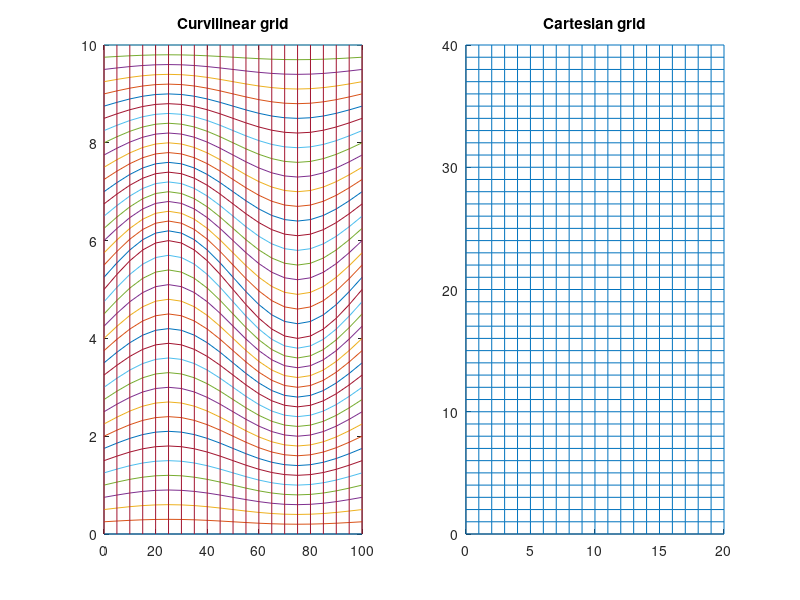

The MATLAB source for this figure:
close all; clc; clear all;
%set(gca,'YDir','normal');
ny=40; %etamber of y lines
nx=20; %etamber of x lines
npml=10;

%Set rang
xmin=0;
xmax=100;
ymin=0;
ymax=10;
ymid=(ymax+ymin)/2;

% dksi=xmax/nx;
% deta=ymax/ny;
% ksipmls=dksi*2*npml;
% etapmls=deta*2*npml;
% xmax=xmax+ksipmls;
% ymax=ymax+etapmls;

x=linspace(xmin,xmax,nx+1);
%argument of sin
phi=2*pi*x/max(x);
%Bottom part
y=sin(phi);
y=ymid+y;
%Top part, shifted by pi to be in phase
y1=-ymid-sin(phi-pi);

%Phys. domain
ksi=zeros(nx+1,ny+1);
eta=zeros(nx+1,ny+1);

%Comp. domain
xx=zeros(nx+1,ny+1);
yy=zeros(nx+1,ny+1);
dxx=1.0;
dyy=1.0;

for i=1:nx+1
    for j=1:ny+1
        xx(i,j)=dxx*(i-1);
        yy(i,j)=dyy*(j-1);
    end
end

%Calculate x-ksi in phys domain
for i=1:nx+1
        ksi(i,:)=x(1,i);
end

%subplot(2,2,2);
cksi=x;  %x in real space
nyr=round((ny)/2);
for i=1:ny+1
    if i<=nyr
        ceta=(i-1)*y/nyr; %y in real space
        eta(:,i)=ceta(1,:);
        %plot(cksi,ceta); hold on  %plot horizontal y lines
    else
        %disp('>');
        ceta=ymax+(ny-i+1)*y1/(ny-nyr); %y in real space
        eta(:,i)=ceta(1,:);
        %plot(cksi,ceta); hold on  %plot horizontal y lines
    end
%     if i==ny+1 %plot vertical lines for x
%         for j=1:nx
%             line([x(j),x(j)],[0,ceta(j)]); hold on
%         endend
%     end
end

% pmln=zeros(npml,ny+2*npml+1);
% pmls=zeros(npml,ny+2*npml+1);
% pmlw=zeros(nx+1, npml);
% pmle=zeros(nx+1, npml);
% 
% %fill the pmls with it's coordinates
% 
% 
% %Left and right PMLs
% ksi=[pmlw ksi pmle];
% eta=[pmlw eta pmle];
% 
% % %Top and bottom PMLs
%  ksi=[pmls; ksi; pmln];
%  eta=[pmls; eta; pmln];

% for i=1:nx+1
%     for j=1:ny+1
%         scatter(ksi(i,j),eta(i,j))
%     end
% end

%-------------------------------------------------------------------------
%Plot Cartesian grid
subplot(1,2,2)
title('Cartesian grid')
%plot grid lines
for i=2:nx+1
    for j=2:ny+1
        line([xx(i-1,j-1) xx(i-1,j-1)],[yy(i-1,j-1) yy(i-1,j)]); hold on; %vertical
        line([xx(i-1,j-1) xx(i,j-1)],[yy(i-1,j-1) yy(i-1,j-1)]); hold on; %horizontal
    end
end
line([xx(1,1) xx(end,1)],[max(yy(1,:)) max(yy(1,:))]);
line([xx(end,1) xx(end,1)],[yy(1,1) yy(1,end)]);
%--------------------------------------------------------------------------
%Plot curvilinear coordinates
subplot(1,2,1)
%plot grid lines
for i=1:ny+1
    plot(ksi(:,i),eta(:,i)); hold on
end
for i=1:nx+1
    line([ksi(i,1),ksi(i,1)],[0,eta(i,end)]); hold on
end
title('Curvilinear grid')


%--------------------------------------------------------------------------
%Derivatives and Jacobian
J=cell(nx,ny);
Ji=cell(nx,ny);
for i=2:nx+1
    for j=2:ny+1
        dksi_dx=(ksi(i,j)-ksi(i-1,j))/(xx(i,j)-xx(i-1,j));
        dksi_dy=(ksi(i,j)-ksi(i,j-1))/(yy(i,j)-yy(i,j-1));
        deta_dx=(eta(i,j)-eta(i-1,j))/(xx(i,j)-xx(i-1,j));
        deta_dy=(eta(i,j)-eta(i,j-1))/(yy(i,j)-yy(i,j-1));
        J{i-1,j-1}=[dksi_dx dksi_dy; deta_dx deta_dy];
        
        dx_dksi=(xx(i,j)-xx(i-1,j))/(ksi(i,j)-ksi(i-1,j));
        dy_dksi=(yy(i,j)-yy(i,j-1))/(ksi(i,j)-ksi(i,j-1));
        dx_deta=(xx(i,j)-xx(i-1,j))/(eta(i,j)-eta(i-1,j));
        dy_deta=(yy(i,j)-yy(i,j-1))/(eta(i,j)-eta(i,j-1));
        Ji{i-1,j-1}=[dx_dksi dx_deta; dy_dksi dy_deta];
    end
end
disp('Jacobian cell-array created');
disp('Finished');